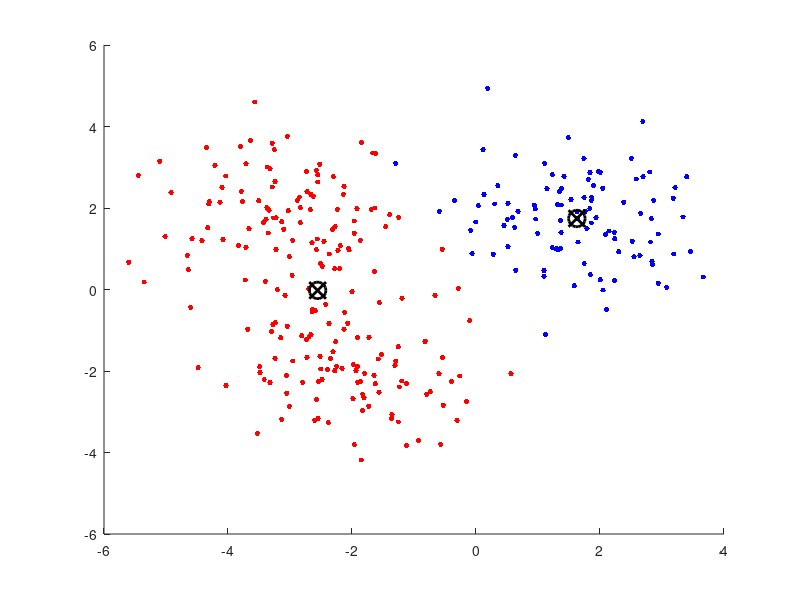

MATLAB code to generate this figure: (Note: this script raises an error after producing the figure.)
% Make the three distributions
X = [randn(100,2)+1.5*ones(100,2);...
     randn(100,2)-2*ones(100,2);...
     randn(100,2)+[-3*ones(100,1) 2*ones(100,1)];];

% Define a range of k values to try
k_values = 2:5;

for k = k_values
    % Perform k-means clustering
    opts = statset('Display','final');
    [idx,ctrs] = kmeans(X, k, 'Distance','sqeuclidean', 'Replicates',5, 'Options',opts);

    % Plot the clusters
    figure;
    clf;
    colors = 'rbgym'; % Color for each cluster
    hold on;
    for i = 1:k
        plot(X(idx==i,1), X(idx==i,2), [colors(i) '.'], 'MarkerSize', 12);
    end
    plot(ctrs(:,1), ctrs(:,2), 'kx', 'MarkerSize', 12, 'LineWidth', 2);
    plot(ctrs(:,1), ctrs(:,2), 'ko', 'MarkerSize', 12, 'LineWidth', 2);

    % Create legend entries
    legendEntries = strcat('Cluster ', string(1:k));
    legendEntries{end+1} = 'Centroids';
    legend(legendEntries, 'Location', 'NW');

    % Perform silhouette analysis
    figure;
    clf;
    [silh, h] = silhouette(X, idx, 'sqeuclidean');
    xlabel('Silhouette Value');
    ylabel('Cluster');
    title(['Silhouette for k-means with k=', num2str(k)]);
end
